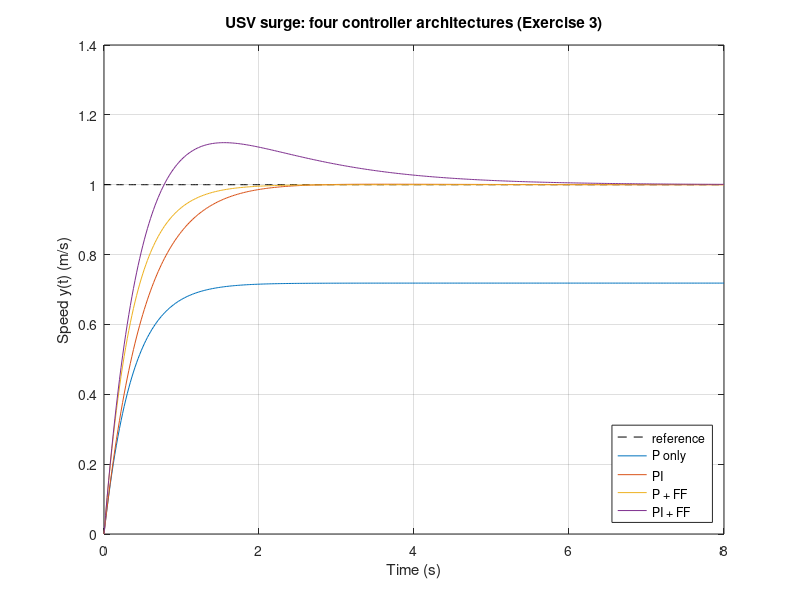
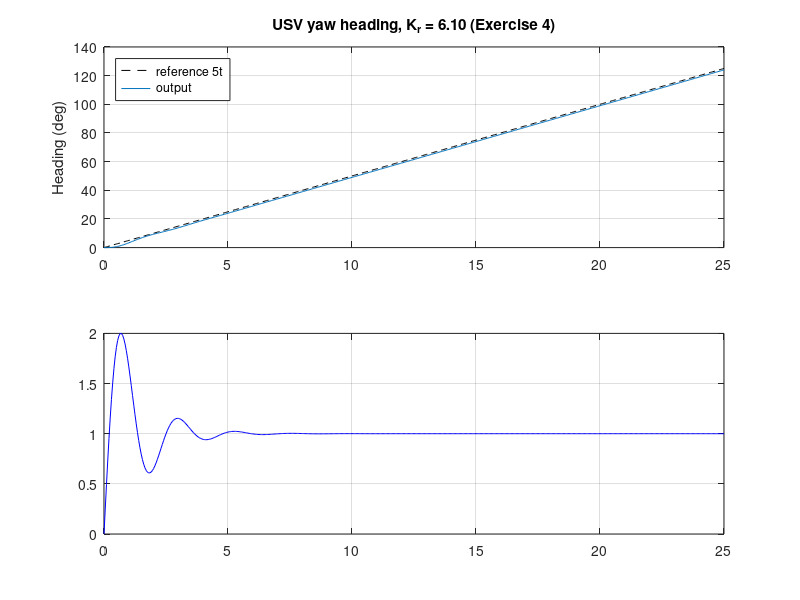

Write MATLAB code to recreate these figures, in order. (Note: this script raises an error after producing the figures.)
% assignment_solutions.m  --  Steady-State Error Assignment verification
% ME 2801 -- Controls Engineering
%
% Run section-by-section (Ctrl+Enter or "Run Section").
% Each section verifies the analytical answers from the corresponding
% exercise in assign_steady_state_error.tex.
%
% Naming convention (matches the assignment / solution PDFs):
%   G_ol  -- open-loop (forward path) transfer function
%   G_cl  -- closed-loop transfer function
%   G_p   -- plant transfer function
%   G_r   -- yaw-heading plant (yaw-rate plant divided by s)

%% Exercise 1 -- Three test inputs (Type 0 plant)
%
% G_ol(s) = 600 / ((s+10)(s^2 + 4s + 25))
% Hand: Type 0; Kx = 600/250 = 2.4; e_step = 1/3.4 = 0.2941;
%       e_ramp = e_para = Inf

G_ol = tf(600, conv([1 10], [1 4 25]));

Kx   = dcgain(G_ol);
G_cl = feedback(G_ol, 1);
e_ss = 1 - dcgain(G_cl);

fprintf('--- Exercise 1 ---\n')
fprintf('Kx                     = %.4f  (expect 2.40)\n', Kx)
fprintf('e_step (1 - dcgain)    = %.4f  (expect 0.2941)\n', e_ss)

%% Exercise 2 -- Design a P-only velocity tracking compensator
%
% Plant:      G_p(s) = (s+5) / (s(s+8)(s+12))
% Controller: C(s)   = Kp
% Open loop:  G_ol(s) = Kp * G_p(s)
% Hand (master formula, ramp): e_ramp = 96/(5*Kp) = 0.04 => Kp = 480
% Verify all closed-loop poles are in the LHP.

G_p  = tf([1 5], conv([1 0], conv([1 8], [1 12])));
Kp   = 480;
G_ol = Kp * G_p;
G_cl = feedback(G_ol, 1);

e_ramp = 96/(5*Kp);
fprintf('\n--- Exercise 2 ---\n')
fprintf('Kp = %d, e_ramp = 96/(5*Kp) = %.4f  (expect 0.0400)\n', Kp, e_ramp)

p = pole(G_cl);
fprintf('Closed-loop poles:\n')
disp(p)
fprintf('Max real part = %.3f  (must be < 0 for stability)\n', max(real(p)))

%% Exercise 3 -- USV surge: P / PI / P+FF / PI+FF
%
% G_p(s) = 5.1 / (1.3 s + 1)
% Kp = 0.5, Ki = 0.4, Kff = 1/5.1
% Hand: e_ss = 0.282, 0, 0, 0  (in m/s for unit-step command)

K_plant = 5.1;
tau_p   = 1.3;
G_p     = tf(K_plant, [tau_p 1]);

Kp  = 0.5;
Ki  = 0.4;
Kff = 1/K_plant;

C_P  = tf(Kp, 1);
C_PI = tf([Kp Ki], [1 0]);

% Closed-loop transfer functions for the four architectures
G_cl_P    = feedback(C_P  * G_p, 1);
G_cl_PI   = feedback(C_PI * G_p, 1);
G_cl_PFF  = G_p * (C_P  + Kff) / (1 + C_P  * G_p);
G_cl_PIFF = G_p * (C_PI + Kff) / (1 + C_PI * G_p);

fprintf('\n--- Exercise 3: step DC gain = 1 means zero SSE ---\n')
fprintf('(a) P only:   G_cl(0) = %.4f, e_ss = %.4f  (expect 0.282)\n', dcgain(G_cl_P),    1-dcgain(G_cl_P))
fprintf('(b) PI:       G_cl(0) = %.4f, e_ss = %.4f  (expect 0)\n',     dcgain(G_cl_PI),   1-dcgain(G_cl_PI))
fprintf('(c) P + FF:   G_cl(0) = %.4f, e_ss = %.4f  (expect 0)\n',     dcgain(G_cl_PFF),  1-dcgain(G_cl_PFF))
fprintf('(d) PI + FF:  G_cl(0) = %.4f, e_ss = %.4f  (expect 0)\n',     dcgain(G_cl_PIFF), 1-dcgain(G_cl_PIFF))

% Plot the four step responses
t = 0:0.02:8;
figure(3); clf; hold on; grid on; box on
plot(t, ones(size(t)), 'k--', 'DisplayName', 'reference')
plot(t, step(G_cl_P,    t), 'DisplayName', 'P only')
plot(t, step(G_cl_PI,   t), 'DisplayName', 'PI')
plot(t, step(G_cl_PFF,  t), 'DisplayName', 'P + FF')
plot(t, step(G_cl_PIFF, t), 'DisplayName', 'PI + FF')
xlabel('Time (s)'); ylabel('Speed y(t) (m/s)')
title('USV surge: four controller architectures (Exercise 3)')
legend('Location', 'southeast')

%% Exercise 4 -- USV yaw heading: ramp tracking design
%
% Yaw-rate plant:    G_yawrate(s) = 0.82 / (0.61 s + 1)
% Heading is the integral of yaw rate, so the heading plant adds 1/s:
%   G_r(s) = G_yawrate(s) / s = 0.82 / (s (0.61 s + 1))
% Hand (master formula): e_ss = 5/(0.82*Kr) deg for slope = 5 deg/s
%       Spec |e_ss| <= 1 deg => Kr >= 5/0.82 = 6.10

K_y       = 0.82;
tau_y     = 0.61;
G_yawrate = tf(K_y, [tau_y 1]);                    % yaw-rate plant
G_r       = tf(K_y, conv([tau_y 1], [1 0]));        % heading plant = G_yawrate / s

Kr_min = 5/K_y;
fprintf('\n--- Exercise 4 ---\n')
fprintf('Min Kr for 1-deg heading error at 5 deg/s ramp: Kr = %.3f\n', Kr_min)

% Simulate ramp response at Kr = Kr_min
Kr   = Kr_min;
G_ol = Kr * G_r;
G_cl = feedback(G_ol, 1);

t = 0:0.05:25;
r = 5 * t;                     % degrees
y = lsim(G_cl, r, t);
e = r - y';

fprintf('e_ss from simulation (last sample) = %.3f deg (expect 1.0)\n', e(end))

figure(4); clf
subplot(2,1,1)
hold on; grid on; box on
plot(t, r, 'k--', 'DisplayName', 'reference 5t')
plot(t, y,        'DisplayName', 'output')
ylabel('Heading (deg)')
title(sprintf('USV yaw heading, K_r = %.2f (Exercise 4)', Kr))
legend('Location', 'northwest')

subplot(2,1,2)
hold on; grid on; box on
plot(t, e, 'b')
yline(1, 'r--', 'spec: 1 deg')
xlabel('Time (s)'); ylabel('Tracking error (deg)')
